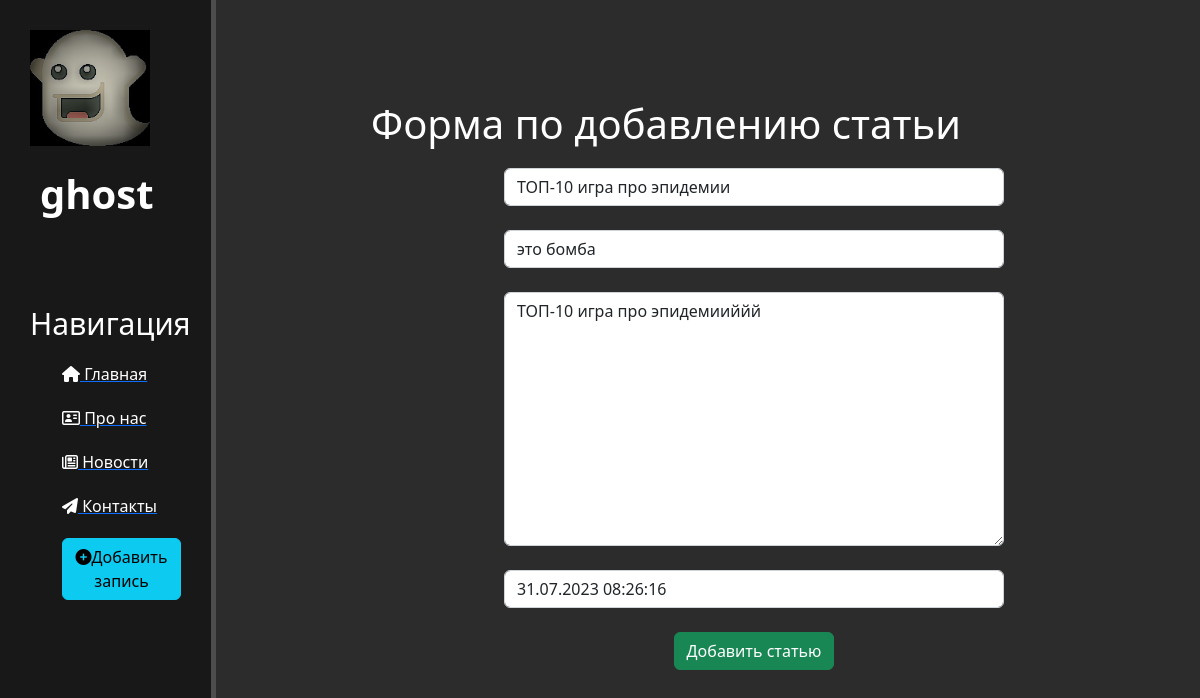
The page /news/2/update on the database its author committed.
### news/models.py (models this page shows, shortened)
class Articles(models.Model):
    title = models.CharField('Название', max_length=50)
    anons = models.CharField('Анонс', max_length=250)
    full_text = models.TextField('Статья')
    date = models.DateTimeField('Дата публикации')
    class Meta:
        verbose_name = 'Новость'
        verbose_name_plural = 'Новости'

### news/views.py (the view)
# urls.py: path('<int:pk>/update', views.NewsUpdateView.as_view(), name='news-update'),
class NewsUpdateView(UpdateView):
    model = Articles
    template_name = 'news/create.html'
    form_class = ArticlesForm

### news/forms.py
class ArticlesForm(ModelForm):
    class Meta:
        model = Articles
        fields = ['title', 'anons', 'full_text', 'date']
        widgets = {
            "title": TextInput(attrs={
                'class': 'form-control',
                'placeholder': 'Название статьи'
            }),
            "anons": TextInput(attrs={
                'class': 'form-control',
                'placeholder': 'Анонс статьи'
            }),
            "date": DateTimeInput(attrs={
                'class': 'form-control',
                'placeholder': 'Дата публикации'
            }),
            "full_text": Textarea(attrs={
                'class': 'form-control',
                'placeholder': 'Текст статьи'
            })
        }

### news/templates/news/create.html (shortened to what this page needs)
{% extends 'main/layout.html' %}
{% block content %}
    <div class="features">
        <h1>Форма по добавлению статьи</h1>
        <form method="post">
            {{ form.title }}<br>
            {{ form.anons }}<br>
            {{ form.full_text }}<br>
            {{ form.date }}<br>
            <button class="btn btn-success" type="submit">Добавить статью</button>
        </form>
    </div>
{% endblock %}

### static/main/css/main.css (style rules this page uses)
body { background: #2c2c2c; }
main .features { float: left; color: #fff; margin-top: 100px; text-align: center; width: 75%; }
main .features h1, { font-size: 55px; position: relative; right: -5px; }
form { margin-left: 32%; width: 500px; margin-top: 20px; }

### rows shown on the page
Articles: title "ТОП-10 игра про эпидемии", anons "это бомба", full_text "ТОП-10 игра про эпидемииййй", date "31.07.2023 08:26:16"
